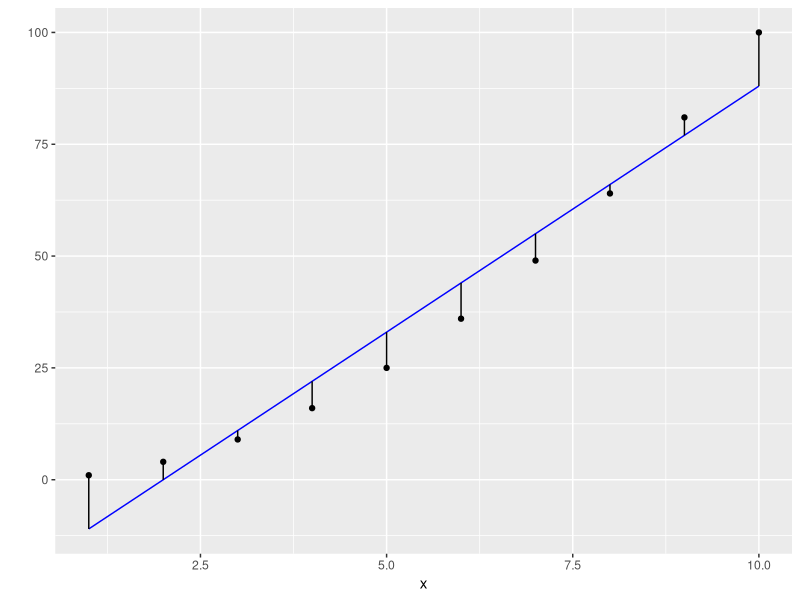

This figure's R source:
d <- data.frame(y=(1:10)^2,x=1:10)
model <- lm(y~x,data=d)
d$prediction <- predict(model,newdata=d)
library('ggplot2')
ggplot(data=d) + geom_point(aes(x=x,y=y)) + geom_line(aes(x=x,y=prediction),color='blue') + geom_segment(aes(x=x,y=prediction,yend=y,xend=x)) + scale_y_continuous('')
